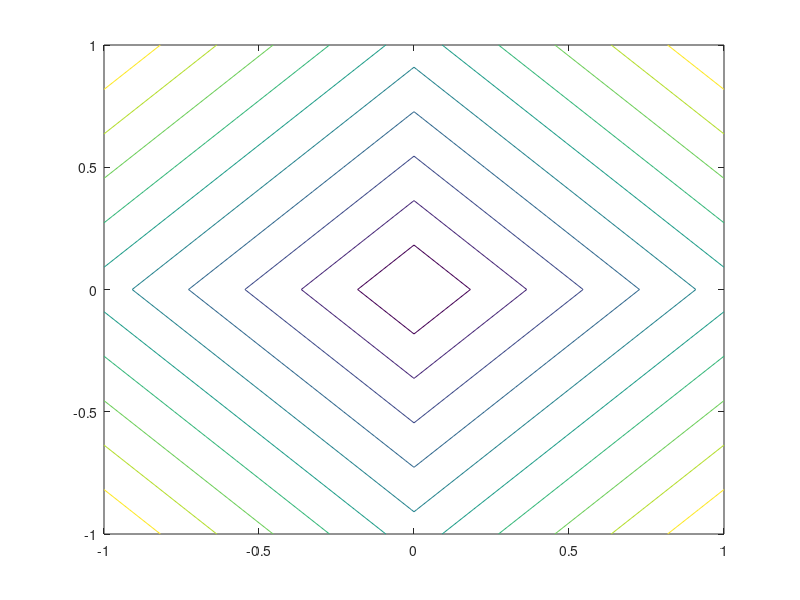
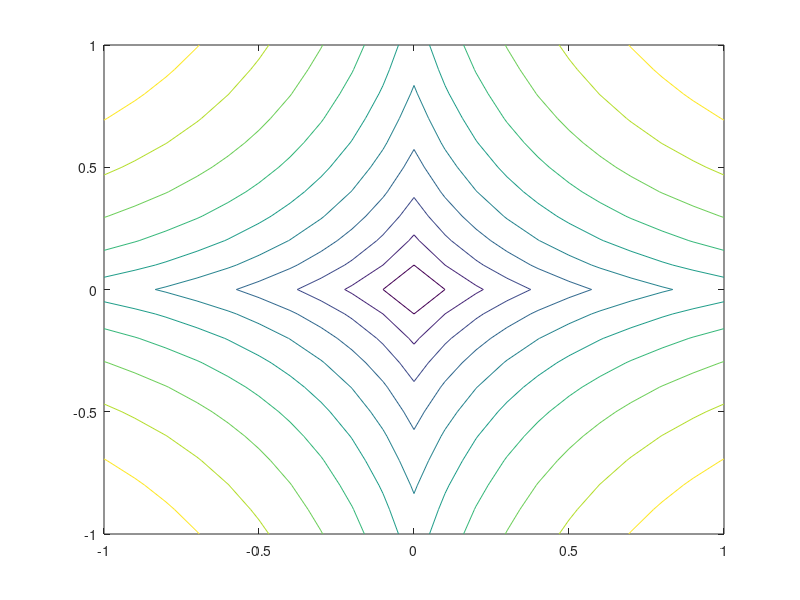
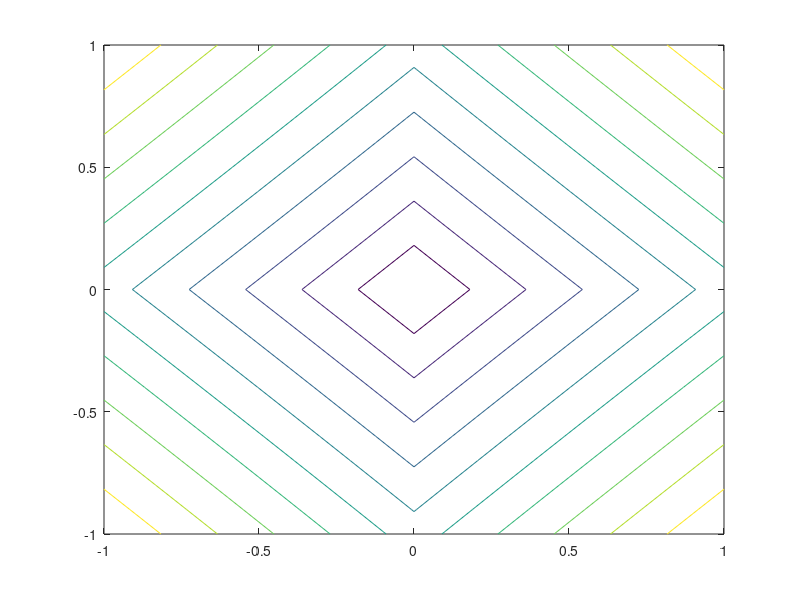
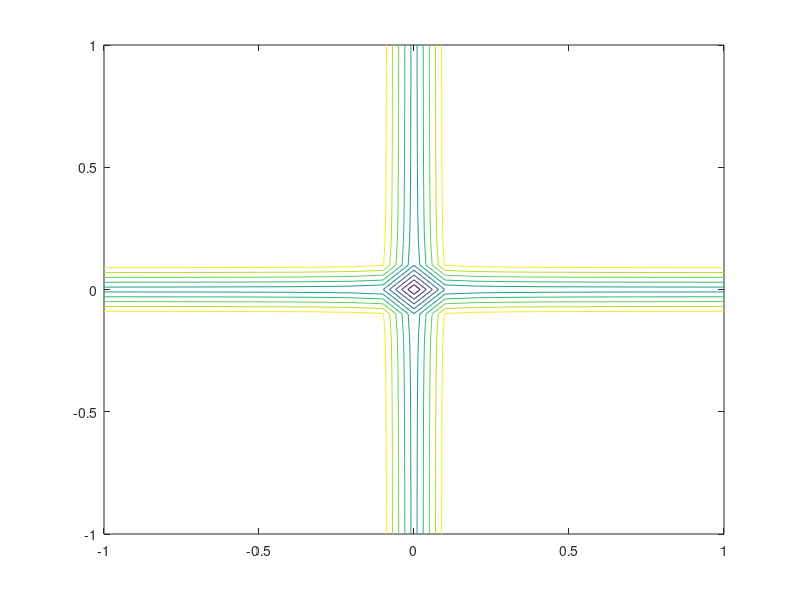

MATLAB code to generate these figures, in order:
%% level lines for l1 and transformed l1 \rho_a
clear 
close all
clc
%% l1-norm
x = -1:.1:1;
[X,Y] = meshgrid(x);
Z1 = abs(X) + abs(Y);
figure
contour(X,Y,Z1), axis([-1 1 -1 1]);
%title('l1 norm') % colorbar


%% transformed l1
a = 1;
x = -1:.1:1;
[X,Y] = meshgrid(x);
Z1 = (a+1)*abs(X)./(a+abs(X)) + (a+1)*abs(Y)./(a+abs(Y)) ;
figure
contour(X,Y,Z1), axis([-1 1 -1 1]);
%title('transformed l1 with a = 1') % colorbar


a = 100;
x = -1:.1:1;
[X,Y] = meshgrid(x);
Z1 = (a+1)*abs(X)./(a+abs(X)) + (a+1)*abs(Y)./(a+abs(Y)) ;
figure
contour(X,Y,Z1), axis([-1 1 -1 1]);
%title('transformed l1 with a = 100') % colorbar



a = 0.01;
x = -1:.1:1;
[X,Y] = meshgrid(x);
Z1 = (a+1)*abs(X)./(a+abs(X)) + (a+1)*abs(Y)./(a+abs(Y)) ;
figure
contour(X,Y,Z1), axis([-1 1 -1 1]);
%title('transformed l1 with a = 0.01') % colorbar


% a = 0.1;
% x = -1:.1:1;
% [X,Y] = meshgrid(x);
% Z1 = (a+1)*abs(X)./(a+abs(X)) + (a+1)*abs(Y)./(a+abs(Y)) ;
% figure
% contour(X,Y,Z1), axis([-1 1 -1 1]);
% title('transformed l1 with a = 0.1') % colorbar


